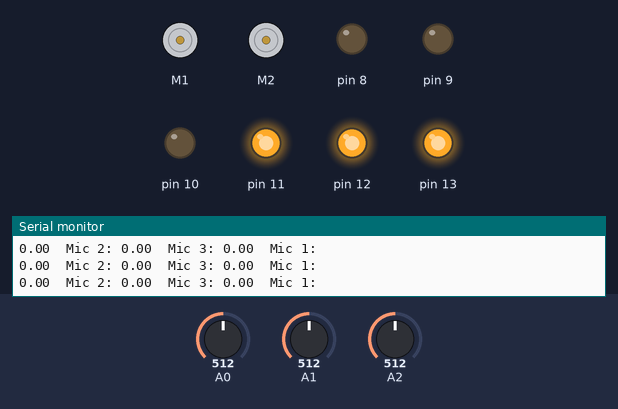
A sketch run on a simulated Arduino Uno, built with avr-gcc and run on an emulated ATmega328P. Shown: 2 × DC motor (green arrow = forward, orange = backward, longer = faster), output pins drawn as LEDs (lit = HIGH), the last lines printed to the serial monitor. The inputs (shaded band) are chosen by the test bench; at power-on: A1 = 512, A2 = 512, A0 = 512.

Above: at 1.2 s.
1.3 s: A1 set to 542
4.3 s: A1 set to 565
7.3 s: A2 set to 549
At 7.61 s:
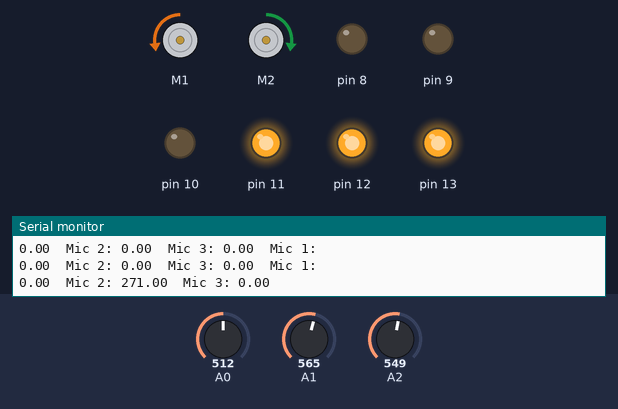
Timing chart, 0 to 10.3 s (numbered marks = the images above; inputs shaded):
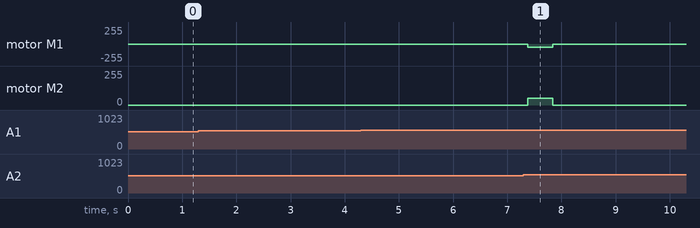

Measured:
- the behaviour switches between 539 and 540 on A2 (found by bisection; images 0 and 1)
- after the input at 7.3 s, motor M1: stopped → backward 50/255 after 0.08 s, → stopped 0.47 s later; motor M2: stopped → forward 50/255 after 0.08 s, → stopped 0.47 s later

The sketch:

SoundSystem.ino
```cpp
/****************************************
Example Sound Level Sketch for the
Adafruit Microphone Amplifier
****************************************/
// Mic 1 @ 120 degrees connects to A1
// Mic 2 @ 0 degrees connects to A2
// Mic 3 @ 240 degrees connects to A0
// If we ever get a Mic 4, it will connect to A3
// If we ever use an IMU, it will connect to A4 and A5

#include <Wire.h>
#include <Adafruit_MotorShield.h>
#include "utility/Adafruit_MS_PWMServoDriver.h"

//includes the motorshield required libraries
Adafruit_MotorShield AFMS = Adafruit_MotorShield();
//Creates the motorshield object
Adafruit_DCMotor *leftMotor = AFMS.getMotor(1);
Adafruit_DCMotor *rightMotor = AFMS.getMotor(2);

// Sets up Variables that will be used
const int sampleWindow = 100; // Sample window width in mS (50 mS = 20Hz)
unsigned int sample;
unsigned int sample2;
unsigned int sample3;
unsigned int angle_deg = 0;
int threshold = 200;
unsigned long moveMillis = millis(); // Starts counting time for how long an angle has been given

void setup()
{

  // Sets up motor shield stuff
  AFMS.begin();
  leftMotor->setSpeed(0);
  rightMotor->setSpeed(0);
  Serial.begin(9600);

  //Sets up pins that will be used.
  pinMode(8, OUTPUT);
  pinMode(9, OUTPUT);
  pinMode(10, OUTPUT);
  digitalWrite(8, LOW);
  digitalWrite(9, LOW);
  digitalWrite(10, LOW);

  pinMode(11, OUTPUT);
  pinMode(12, OUTPUT);
  pinMode(13, OUTPUT);
  digitalWrite(11, HIGH);
  digitalWrite(12, HIGH);
  digitalWrite(13, HIGH);
  angle_deg = 0;


}


void loop()
{
   unsigned long startMillis= millis();  // Start of sample window
   unsigned int peakToPeak = 0;   // peak-to-peak level
   unsigned int peakToPeak2 = 0; // Mic 2
   unsigned int peakToPeak3 = 0; // Mic 3

   unsigned int signalMax = 0; // Mic 1
   unsigned int signalMin = 1024;
   unsigned int signalMax2 = 0; // Mic 2
   unsigned int signalMin2 = 1024;
   unsigned int signalMax3 = 0; // Mic 3
   unsigned int signalMin3 = 1024;


   // collect data for 50 mS
   while (millis() - startMillis < sampleWindow)
   {

      sample = analogRead(A1);
      sample2 = analogRead(A2);
      sample3 = analogRead(A0);
      // Mic 1
      if (sample < 1024)  // toss out spurious readings
      {
         if (sample > signalMax)
         {
            signalMax = sample;  // save just the max levels
         }
         else if (sample < signalMin)
         {
            signalMin = sample;  // save just the min levels
         }
      }
      // Mic 2
      if (sample2 < 1024)  // toss out spurious readings
      {
         if (sample2 > signalMax2)
         {
            signalMax2 = sample2;  // save just the max levels
         }
         else if (sample2 < signalMin2)
         {
            signalMin2 = sample2;  // save just the min levels
         }
      }
      // Mic 3
      if (sample3 < 1024)  // toss out spurious readings
      {
         if (sample3 > signalMax3)
         {
            signalMax3 = sample3;  // save just the max levels
         }
         else if (sample3 < signalMin3)
         {
            signalMin3 = sample3;  // save just the min levels
         }
      }
   }
   peakToPeak = signalMax - signalMin;  // max - min = peak-peak amplitude
   double volts = (peakToPeak * 5.0) / 1024;  // convert to volts
   // Mic 2
   peakToPeak2 = signalMax2 - signalMin2;  // max - min = peak-peak amplitude
   double volts2 = (peakToPeak2 * 5.0) / 1024;  // convert to volts
   // Mic 3
   peakToPeak3 = signalMax3 - signalMin3;  // max - min = peak-peak amplitude
   double volts3 = (peakToPeak3 * 5.0) / 1024;  // convert to volts

//   Serial.println(volts*100);
   Serial.println("Mic 1: "); Serial.print(volts*1000); Serial.print("  ");
   Serial.print("Mic 2: "); Serial.print(volts2*1500); Serial.print("  ");
   Serial.print("Mic 3: "); Serial.print(volts3*1000); Serial.print("  ");

// Maybe later, change to if(volts*1000+volts2*1500+volts3*1000 > threshold*3)
   if(volts*1000 > threshold || volts2*1500>threshold || volts3*1000>threshold){
    if(volts*1000> volts2*1500){
      if(volts3*1000>volts2*1500){
        if(volts3*1000>volts*1000){
          // Value order is 312
          angle_deg = 340;
        }
        else{
          // Value order is 132
          angle_deg = 200;
        }
      }
      else{
        // Value order is 123
        angle_deg = 100;
      }
    }
    else{
      if(volts3*1000>volts2*1500){

      }
      else{
        if(volts3*1000>volts2*1500){
          // Value order is 321
          angle_deg = 260;
        }
        else{
          if(volts3*1000>volts*1000){
            // Value order is 231
            angle_deg = 220;
          }
          else{
            // Value order is 213
            angle_deg = 140;
          }
        }
      }
    }
   };

   if(angle_deg > 0){
    //Serial.print("Angle Heading: "); Serial.print(angle_deg); Serial.print("  ");
    rightMotor->setSpeed(50);
    leftMotor->setSpeed(50);
    leftMotor->run(BACKWARD);
    rightMotor->run(FORWARD);
    delay(angle_deg*3.333);
    leftMotor->run(RELEASE);
    rightMotor->run(RELEASE);
    angle_deg = 0;
   }
//   Serial.print("Angle Heading: "); Serial.print(angle_deg); Serial.print("  ");

}
```
